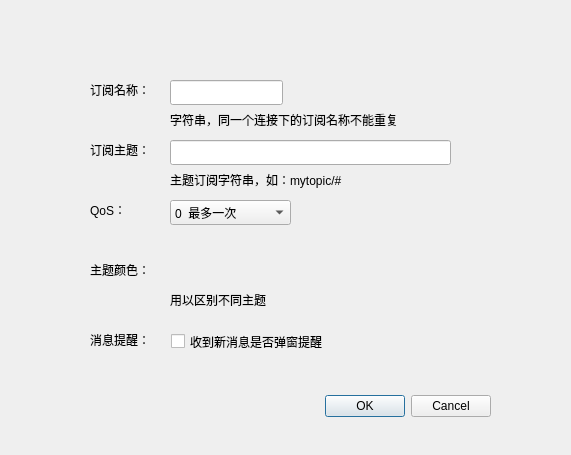
<?xml version="1.0" encoding="UTF-8"?>
<ui version="4.0">
 <class>SubscribeDialog</class>
 <widget class="QDialog" name="SubscribeDialog">
  <property name="geometry">
   <rect>
    <x>0</x>
    <y>0</y>
    <width>571</width>
    <height>455</height>
   </rect>
  </property>
  <property name="windowTitle">
   <string>Dialog</string>
  </property>
  <widget class="QDialogButtonBox" name="buttonBox">
   <property name="geometry">
    <rect>
     <x>150</x>
     <y>390</y>
     <width>341</width>
     <height>32</height>
    </rect>
   </property>
   <property name="orientation">
    <enum>Qt::Orientation::Horizontal</enum>
   </property>
   <property name="standardButtons">
    <set>QDialogButtonBox::StandardButton::Cancel|QDialogButtonBox::StandardButton::Ok</set>
   </property>
  </widget>
  <widget class="QLabel" name="hintLabel">
   <property name="geometry">
    <rect>
     <x>70</x>
     <y>40</y>
     <width>381</width>
     <height>19</height>
    </rect>
   </property>
   <property name="text">
    <string/>
   </property>
  </widget>
  <widget class="QLabel" name="label_2">
   <property name="geometry">
    <rect>
     <x>90</x>
     <y>80</y>
     <width>69</width>
     <height>19</height>
    </rect>
   </property>
   <property name="text">
    <string>订阅名称：</string>
   </property>
  </widget>
  <widget class="QLabel" name="label_3">
   <property name="geometry">
    <rect>
     <x>90</x>
     <y>140</y>
     <width>69</width>
     <height>19</height>
    </rect>
   </property>
   <property name="text">
    <string>订阅主题：</string>
   </property>
  </widget>
  <widget class="QLabel" name="label_4">
   <property name="geometry">
    <rect>
     <x>90</x>
     <y>200</y>
     <width>69</width>
     <height>19</height>
    </rect>
   </property>
   <property name="text">
    <string>QoS：</string>
   </property>
  </widget>
  <widget class="QLabel" name="label_5">
   <property name="geometry">
    <rect>
     <x>90</x>
     <y>260</y>
     <width>69</width>
     <height>19</height>
    </rect>
   </property>
   <property name="text">
    <string>主题颜色：</string>
   </property>
  </widget>
  <widget class="QLineEdit" name="nameEdit">
   <property name="geometry">
    <rect>
     <x>170</x>
     <y>80</y>
     <width>113</width>
     <height>25</height>
    </rect>
   </property>
  </widget>
  <widget class="QLineEdit" name="topicEdit">
   <property name="geometry">
    <rect>
     <x>170</x>
     <y>140</y>
     <width>281</width>
     <height>25</height>
    </rect>
   </property>
  </widget>
  <widget class="QComboBox" name="qosBox">
   <property name="geometry">
    <rect>
     <x>170</x>
     <y>200</y>
     <width>121</width>
     <height>25</height>
    </rect>
   </property>
   <item>
    <property name="text">
     <string>0  最多一次</string>
    </property>
   </item>
   <item>
    <property name="text">
     <string>1  至少一次</string>
    </property>
   </item>
   <item>
    <property name="text">
     <string>2  仅一次</string>
    </property>
   </item>
  </widget>
  <widget class="ColorWidget" name="colorWidget" native="true">
   <property name="geometry">
    <rect>
     <x>170</x>
     <y>260</y>
     <width>111</width>
     <height>21</height>
    </rect>
   </property>
  </widget>
  <widget class="QLabel" name="label">
   <property name="geometry">
    <rect>
     <x>170</x>
     <y>110</y>
     <width>321</width>
     <height>19</height>
    </rect>
   </property>
   <property name="text">
    <string>字符串，同一个连接下的订阅名称不能重复</string>
   </property>
  </widget>
  <widget class="QLabel" name="label_6">
   <property name="geometry">
    <rect>
     <x>170</x>
     <y>170</y>
     <width>271</width>
     <height>19</height>
    </rect>
   </property>
   <property name="text">
    <string>主题订阅字符串，如：mytopic/#</string>
   </property>
  </widget>
  <widget class="QLabel" name="label_7">
   <property name="geometry">
    <rect>
     <x>170</x>
     <y>290</y>
     <width>291</width>
     <height>19</height>
    </rect>
   </property>
   <property name="text">
    <string>用以区别不同主题</string>
   </property>
  </widget>
  <widget class="QCheckBox" name="remindCheckBox">
   <property name="geometry">
    <rect>
     <x>171</x>
     <y>330</y>
     <width>211</width>
     <height>23</height>
    </rect>
   </property>
   <property name="text">
    <string>收到新消息是否弹窗提醒</string>
   </property>
  </widget>
  <widget class="QLabel" name="label_8">
   <property name="geometry">
    <rect>
     <x>90</x>
     <y>330</y>
     <width>69</width>
     <height>19</height>
    </rect>
   </property>
   <property name="text">
    <string>消息提醒：</string>
   </property>
  </widget>
 </widget>
 <customwidgets>
  <customwidget>
   <class>ColorWidget</class>
   <extends>QWidget</extends>
   <header>colorwidget.h</header>
   <container>1</container>
  </customwidget>
 </customwidgets>
 <resources/>
 <connections>
  <connection>
   <sender>buttonBox</sender>
   <signal>accepted()</signal>
   <receiver>SubscribeDialog</receiver>
   <slot>accept()</slot>
   <hints>
    <hint type="sourcelabel">
     <x>248</x>
     <y>254</y>
    </hint>
    <hint type="destinationlabel">
     <x>157</x>
     <y>274</y>
    </hint>
   </hints>
  </connection>
  <connection>
   <sender>buttonBox</sender>
   <signal>rejected()</signal>
   <receiver>SubscribeDialog</receiver>
   <slot>reject()</slot>
   <hints>
    <hint type="sourcelabel">
     <x>316</x>
     <y>260</y>
    </hint>
    <hint type="destinationlabel">
     <x>286</x>
     <y>274</y>
    </hint>
   </hints>
  </connection>
 </connections>
</ui>
